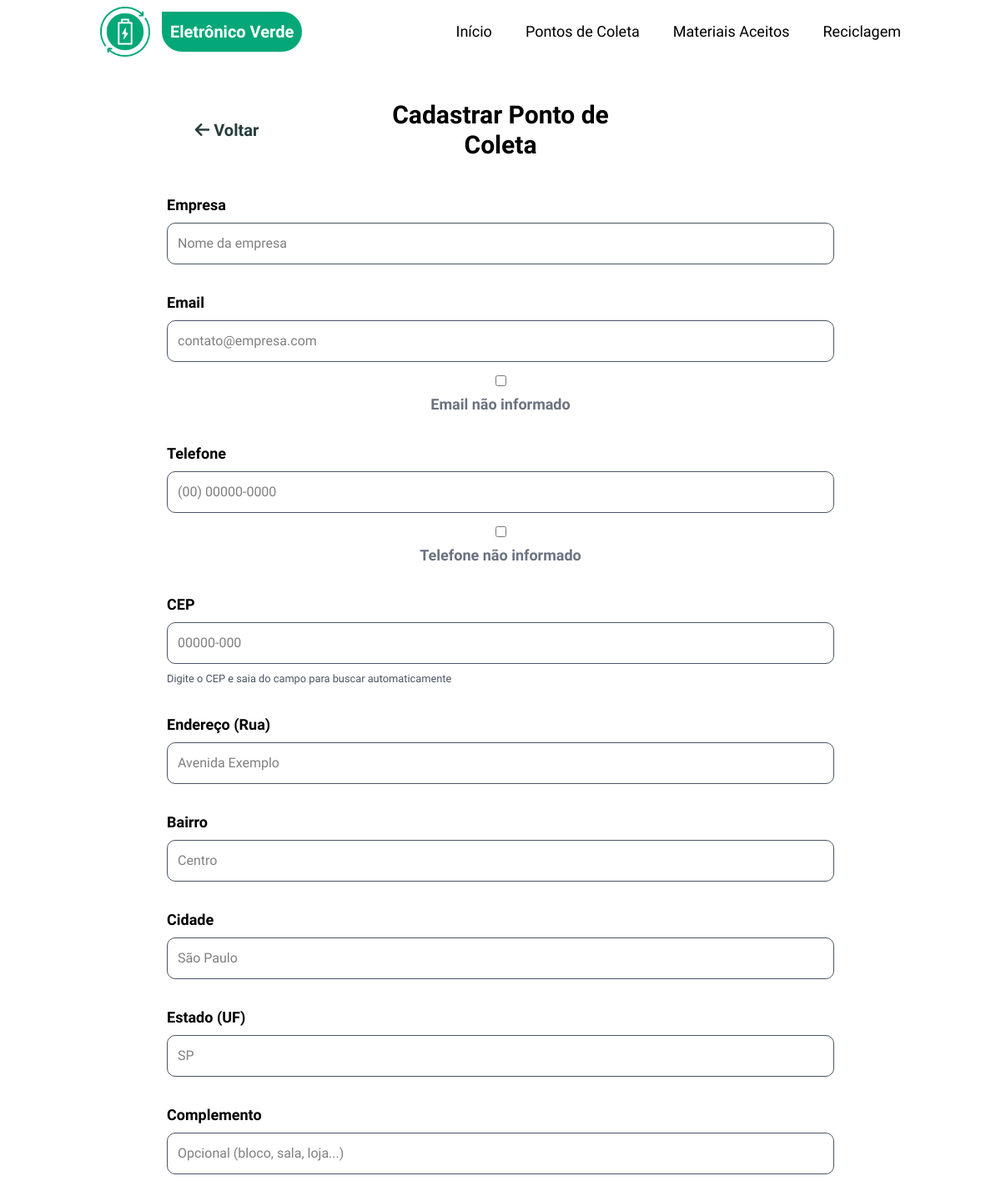
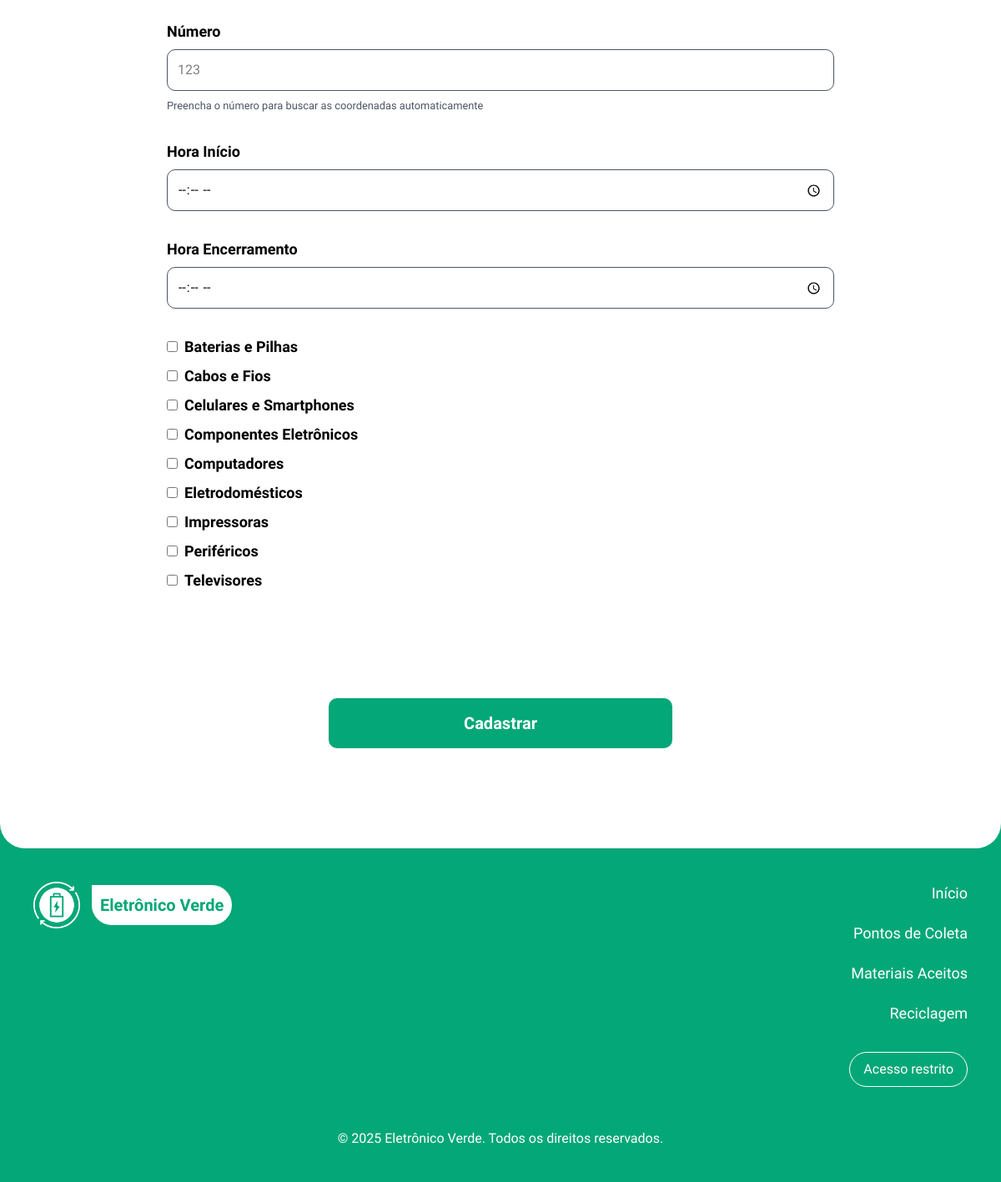
Page /pontos-coleta/cadastro (signed in) on the committed database (2 pictures, top to bottom).
### tables this page shows
CREATE TABLE materiais (
    id INTEGER PRIMARY KEY AUTOINCREMENT,
    nome VARCHAR(100) NOT NULL UNIQUE,
    descricao TEXT,
    icone VARCHAR(50),
    created_at DATETIME DEFAULT CURRENT_TIMESTAMP,
    updated_at DATETIME DEFAULT CURRENT_TIMESTAMP
);

### src/Presentation/Controllers/PontoColetaController.php (called while the page is built, shortened)
<?php
class PontoColetaController
{
    private SQLiteMaterialRepository $materialRepository;
    public function __construct()
    {
        $this->materialRepository = new SQLiteMaterialRepository();
    }
    public function cadastro(): void
    {
        $materiais = $this->materialRepository->listarTodos();
        require_once __DIR__ . '/../Views/pontos-coleta/cadastro.php';
    }
}

### index.php (called while the page is built, shortened)
<?php
require_once __DIR__ . '/config/autoload.php';
try {
    require_once __DIR__ . '/config/routes.php';
} catch (Exception $e) {
    http_response_code(500);
    echo "Desculpe, ocorreu um erro. Por favor, tente novamente mais tarde.";
    if (ini_get('display_errors')) {
        echo "<br><br><strong>Erro técnico:</strong> " . htmlspecialchars($e->getMessage());
    }
    exit;
}

### config/autoload.php (called while the page is built, shortened)
<?php
spl_autoload_register(function ($class) {
    $class = str_replace('EletronicoVerde\\', '', $class);
    $class = str_replace('\\', DIRECTORY_SEPARATOR, $class);
    $baseDir = dirname(__DIR__) . DIRECTORY_SEPARATOR . 'src' . DIRECTORY_SEPARATOR;
    $file = $baseDir . $class . '.php';
});

### src/Infrastructure/Database/SQLiteConnection.php (called while the page is built, shortened)
<?php
class SQLiteConnection
{
    private static ?PDO $instance = null;
    private function __construct()
    {
        try {
            $dbDir = DATABASE_PATH;
            $dbPath = $dbDir . '/eletronicoverde.db';
            self::$instance = new PDO('sqlite:' . $dbPath);
            self::$instance->setAttribute(PDO::ATTR_ERRMODE, PDO::ERRMODE_EXCEPTION);
            self::$instance->exec('PRAGMA foreign_keys = ON');
        } catch (PDOException $e) {
            Logger::error('Erro na conexão SQLite: ' . $e->getMessage());
            die('Erro na conexão com banco de dados. Verifique os logs.');
        }
    }
    public static function getInstance(): PDO
    {
        return self::$instance;
    }
}

### src/Infrastructure/Repositories/SQLiteMaterialRepository.php (called while the page is built, shortened)
<?php
class SQLiteMaterialRepository implements MaterialRepositoryInterface
{
    private PDO $db;
    public function __construct()
    {
        $this->db = SQLiteConnection::getInstance();
    }
    public function listarTodos(): array
    {
        try {
            $sql = "SELECT * FROM materiais ORDER BY nome ASC";
            $stmt = $this->db->query($sql);
            $resultados = $stmt->fetchAll();
            $materiais = [];
            foreach ($resultados as $dados) {
                $materiais[] = $this->converterParaEntidade($dados);
            }
            return $materiais;
        } catch (\PDOException $e) {
            logger::error("Erro ao listar materiais: " . $e->getMessage());
            return [];
        }
    }
    private function converterParaEntidade(array $dados): Material
    {
        $material = new Material(
            $dados['nome'],
            $dados['descricao'],
            $dados['icone'],
            $dados['id']
        );
        $material->setCreatedAt($dados['created_at']);
        $material->setUpdatedAt($dados['updated_at']);
        return $material;
    }
}

### src/Domain/Entities/Material.php (called while the page is built, shortened)
<?php
class Material
{
    private ?int $id;
    private string $nome;
    public function __construct(
        string $nome,
        ?string $descricao = null,
        ?string $icone = null,
        ?int $id = null
    ) {
        $this->nome = $nome;
        $this->id = $id;
    }
    public function getId(): ?int { return $this->id; }
    public function getNome(): string { return $this->nome; }
}

### src/Presentation/Views/pontos-coleta/cadastro.php (the view, shortened to what this page needs)
<?php
require_once __DIR__ . '/../layouts/header.php';
?>
<main class="relative z-2 bg-white rounded-b-[30px]">
  <div class="container mx-auto pt-30 pb-30 p-5">
    <div class="w-full flex flex-col md:flex-row items-center justify-between pb-10 flex-wrap">
      <div class="w-1/3 flex justify-center mb-20 md:mb-0">
        <a href="/eletronicoverde/acesso-restrito" class="relative transition-all duration-150 text-third font-bold p-1 text-xl hover:text-primary
          before:absolute before:h-px before:w-0 hover:before:w-full before:bg-primary before:bottom-0 before:left-0 before:transition-all before:duration-150">
          <i class="fa-solid fa-arrow-left"></i> Voltar
        </a>
      </div>
      <div class="w-full md:w-1/3 text-center">
        <h1 class="text-2xl md:text-3xl font-bold">Cadastrar Ponto de Coleta</h1>
      </div>
    </div>
    <form action="/eletronicoverde/pontos-coleta/salvar" method="POST" id="form1">
      <div>
        <label for="empresa">Empresa</label>
        <input type="text" id="empresa" name="txtempresa" placeholder="Nome da empresa" required>
      </div>
      <div>
        <label for="email">Email</label>
        <input type="email" id="email" name="txtemail" placeholder="contato@empresa.com" required>
        <div class="checkbox-nao-informado">
          <input type="checkbox" id="emailNaoInformado" onchange="toggleEmailNaoInformado()">
          <label for="emailNaoInformado">Email não informado</label>
        </div>
      </div>
      <div>
        <label for="telefone">Telefone</label>
        <input type="text" id="telefone" name="txttelefone" placeholder="(00) 00000-0000" maxlength="15" required>
        <div class="checkbox-nao-informado">
          <input type="checkbox" id="telefoneNaoInformado" onchange="toggleTelefoneNaoInformado()">
          <label for="telefoneNaoInformado">Telefone não informado</label>
        </div>
      </div>
      <div>
        <label for="cep">CEP</label>
        <input type="text" id="cep" name="txtcep" placeholder="00000-000" maxlength="9" required>
        <small class="text-gray-600">Digite o CEP e saia do campo para buscar automaticamente</small>
      </div>
      <div>
        <label for="endereco">Endereço (Rua)</label>
        <input type="text" id="endereco" name="txtendereco" placeholder="Avenida Exemplo" required>
      </div>
      <div>
        <label for="bairro">Bairro</label>
        <input type="text" id="bairro" name="txtbairro" placeholder="Centro" required>
      </div>
      <div>
        <label for="cidade">Cidade</label>
        <input type="text" id="cidade" name="txtcidade" placeholder="São Paulo" required>
      </div>
      <div>
        <label for="estado">Estado (UF)</label>
        <input type="text" id="estado" name="txtestado" maxlength="2" placeholder="SP" required>
      </div>
      <div>
        <label for="complemento">Complemento</label>
        <input type="text" id="complemento" name="txtcomplemento" placeholder="Opcional (bloco, sala, loja...)">
      </div>
      <div>
        <label for="numero">Número</label>
        <input type="text" id="numero" name="txtnumero" placeholder="123" required>
        <small class="text-gray-600">Preencha o número para buscar as coordenadas automaticamente</small>
      </div>
      <div>
        <label for="hora_inicio">Hora Início</label>
        <input type="time" id="hora_inicio" name="txthora_inicio" required>
      </div>
      <div>
        <label for="hora_encerrar">Hora Encerramento</label>
        <input type="time" id="hora_encerrar" name="txthora_encerrar" required>
      </div>
      <div id="materiais">
        <?php
        $materiaisSelecionados = array_column($pontoColeta['materiais'] ?? [], 'id');
        foreach ($materiais as $material):
            $checked = in_array($material->getId(), $materiaisSelecionados) ? 'checked' : '';
        ?>
            <label class="flex items-center gap-2">
                <input
                    type="checkbox"
                    name="materiais_ids[]"
                    value="<?= $material->getId() ?>"
                    <?= $checked ?>
                >
                <?= htmlspecialchars($material->getNome()) ?>
            </label>
        <?php endforeach; ?>
      </div>
      <div id="geoStatus" class="hidden geo-status"></div>
      <input type="submit" class="btn_cad" value="Cadastrar">
    </form>
  </div>
</main>
<?php require_once __DIR__ . '/../layouts/footer.php'; ?>

### config/routes.php (shortened to what this page needs)
<?php
$requestUri = parse_url($_SERVER['REQUEST_URI'], PHP_URL_PATH);
$base = '/eletronicoverde';
$route = str_replace($base, '', $requestUri);
switch ($route) {
    case '/pontos-coleta/cadastro':
    case '/cadastro-pontos':
        $controller = new PontoColetaController();
        $controller->cadastro();
        break;
}

### src/Presentation/Views/layouts/header.php (shortened to what this page needs)
<!DOCTYPE html>
<html lang="pt-BR" class="scroll-smooth">
<head>
    <script src="https://cdn.jsdelivr.net/npm/@tailwindcss/browser@4"></script>
    <link rel="stylesheet" href="https://cdnjs.cloudflare.com/ajax/libs/font-awesome/6.7.2/css/all.min.css" />
    <link rel="stylesheet" href="<?= ASSETS_URL ?>/css/style.css">
</head>
<body class="font-inter-tight overflow-x-hidden bg-primary">
<?php require_once __DIR__ . '/menu.php'; ?>

### src/Presentation/Views/layouts/menu.php (shortened to what this page needs)
<div id="navbar-1"
     class="fixed top-0 z-50 w-full flex justify-between md:justify-center items-center px-3 transition-all duration-300
     md:border-none md:bg-transparent md:shadow-none md:backdrop-blur-none">
  <div id="navbar"
       class="md:container flex flex-row justify-between items-center relative rounded-2xl py-2 md:px-5 lg:px-8
              transition-all duration-300 overflow-hidden w-fit">
    <a href="/eletronicoverde" class="group transition-all duration-150 h-fit">
      <h1 class="text-base lg:text-xl font-bold flex flex-row items-center gap-3.5">
        <img src="<?= ASSETS_URL ?>/images/Logo.png" alt="Logo Eletrônico Verde"
             class="max-w-15 transition-all duration-150" />
        <span id="logo"
              class="hidden sm:flex bg-primary text-white p-2 rounded-3xl rounded-tl-none border-2 border-primary relative
                     overflow-hidden z-1 transition-all duration-150
                     group-hover:text-primary group-hover:rounded-tr-sm group-hover:rounded-tl-3xl
                     before:absolute before:left-0 before:bottom-0 before:h-full before:w-0 before:bg-white
                     before:-z-1 before:transition-all before:duration-250 group-hover:before:w-full">
          Eletrônico Verde
        </span>
      </h1>
    </a>
    <ul id="ul-menu" class="hidden md:flex flex-row gap-5 lg:gap-10 font-medium text-base lg:text-lg transition-all duration-300">
      <li class="relative group">
        <a href="/eletronicoverde" class="hover:text-primary transition-all duration-150">Início</a>
      </li>
      <li class="relative group">
        <a href="<?= BASE_URL ?>/pontos-coleta" class="hover:text-primary transition-all duration-150">Pontos de Coleta</a>
      </li>
      <li class="relative group">
        <a href="<?= BASE_URL?>/materiais-aceitos" class="hover:text-primary transition-all duration-150">Materiais Aceitos</a>
      </li>
      <li class="relative group">
        <a href="<?= BASE_URL?>/reciclagem" class="hover:text-primary transition-all duration-150">Reciclagem</a>
      </li>
    </ul>
  </div>
</div>

### src/Presentation/Views/layouts/footer.php (shortened to what this page needs)
<footer class="bg-primary relative w-full h-[30rem] md:h-[25rem] flex justify-center z-0">
  <div class="bg-primary fixed bottom-0 h-[30rem] md:h-[25rem] w-full justify-between p-10 flex flex-col gap-10">
    <div class="flex flex-col sm:flex-row sm:justify-between sm:items-start items-start gap-10">
      <a href="/eletronicoverde" class="group transition-all duration-150">
        <h1 class="text-base lg:text-xl font-bold flex flex-row items-center gap-3.5">
          <img src="<?= ASSETS_URL ?>/images/Logo branca.png"
               alt="Logo Eletrônico Verde"
               class="w-14 transition-all duration-150" />
          <span class="bg-white text-primary p-2 rounded-3xl rounded-tl-none border-2 border-white relative overflow-hidden z-1
                group-hover:rounded-tr-sm group-hover:rounded-tl-3xl group-hover:text-white transition-all duration-150
                before:absolute before:h-full before:-z-1 before:w-0 group-hover:before:w-full before:bg-primary before:bottom-0 before:left-0 before:transition-all before:duration-250">
            Eletrônico Verde
          </span>
        </h1>
      </a>
      <div class="flex flex-col gap-8 items-start sm:items-end">
        <ul class="flex flex-col gap-5 text-white text-lg text-start sm:text-right">
          <li>
            <a href="/eletronicoverde"
               class="relative transition-all duration-150 before:absolute before:h-[1px] before:w-0 hover:before:w-full before:bg-white before:-bottom-1 before:left-0 before:transition-all before:duration-150">
               Início
            </a>
          </li>
          <li>
            <a href="<?= BASE_URL ?>/pontos-coleta"
               class="relative transition-all duration-150 before:absolute before:h-[1px] before:w-0 hover:before:w-full before:bg-white before:-bottom-1 before:left-0 before:transition-all before:duration-150">
               Pontos de Coleta
            </a>
          </li>
          <li>
            <a href="<?= BASE_URL ?>/materiais-aceitos"
               class="relative transition-all duration-150 before:absolute before:h-[1px] before:w-0 hover:before:w-full before:bg-white before:-bottom-1 before:left-0 before:transition-all before:duration-150">
               Materiais Aceitos
            </a>
          </li>
          <li>
            <a href="<?= BASE_URL ?>/reciclagem"
               class="relative transition-all duration-150 before:absolute before:h-[1px] before:w-0 hover:before:w-full before:bg-white before:-bottom-1 before:left-0 before:transition-all before:duration-150">
               Reciclagem
            </a>
          </li>
        </ul>
        <a href="<?= BASE_URL ?>/login"
           class="text-white border border-white px-4 py-2 rounded-4xl relative transition-all duration-300 overflow-hidden hover:text-primary z-1
                  before:absolute before:h-full before:-z-1 before:w-0 hover:before:w-full before:bg-white before:bottom-0 before:left-0 before:transition-all before:duration-300">
          Acesso restrito
        </a>
      </div>
    </div>
    <p class="text-center text-white w-full">
      © 2025 Eletrônico Verde. Todos os direitos reservados.
    </p>
  </div>
</footer>
</body>
</html>

### src/Presentation/Views/pontos-coleta/cadastro.php (style rules this page uses)
#form1 { display: flex; flex-direction: column; gap: 2rem; align-items: center; }
#form1 div { display: flex; flex-direction: column; gap: 0.5rem; width: 50rem; }
#form1 div input, #form1 div select { border: 1px solid #4a5565; padding: 0.75rem; border-radius: 10px; transition: all 0.3s ease; }
#form1 div label { font-weight: bold; font-size: 1.125rem; color: var(--color-cinza-txt); }
.btn_cad { background-color: var(--color-primary); color: white; padding: 0.8rem 10rem; border: none; border-radius: 10px; font-weight: bold; cursor: pointer; margin-top: 2rem; font-size: 1.25rem; transition: 0.2s ease; border: 2px solid var(--color-primary); }
.geo-status { font-size: 0.875rem; padding: 0.75rem; border-radius: 0.5rem; margin-top: 0.5rem; transition: all 0.3s ease; animation: slideIn 0.3s ease; }
.checkbox-nao-informado { display: flex; align-items: center; gap: 0.5rem; margin-top: 0.5rem; font-size: 0.875rem; color: #6b7280; font-weight: normal; }
.checkbox-nao-informado input[type="checkbox"] { width: auto; cursor: pointer; }
.checkbox-nao-informado label { font-weight: normal; font-size: 0.875rem; color: #6b7280; cursor: pointer; }

### rows in the picture
materiais: nome "Baterias e Pilhas"
materiais: nome "Cabos e Fios"
materiais: nome "Celulares e Smartphones"
materiais: nome "Componentes Eletrônicos"
materiais: nome "Computadores"
materiais: nome "Eletrodomésticos"
materiais: nome "Impressoras"
materiais: nome "Periféricos"
materiais: nome "Televisores"
